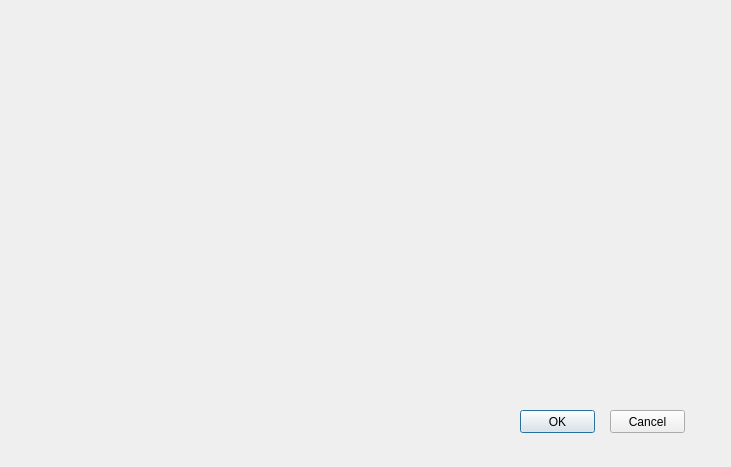
<?xml version="1.0" encoding="UTF-8"?>
<ui version="4.0">
 <class>createProjectDialog</class>
 <widget class="QDialog" name="createProjectDialog">
  <property name="geometry">
   <rect>
    <x>0</x>
    <y>0</y>
    <width>731</width>
    <height>467</height>
   </rect>
  </property>
  <property name="windowTitle">
   <string>Dialog</string>
  </property>
  <widget class="QPushButton" name="pushButtonOK">
   <property name="geometry">
    <rect>
     <x>520</x>
     <y>410</y>
     <width>75</width>
     <height>23</height>
    </rect>
   </property>
   <property name="text">
    <string>OK</string>
   </property>
  </widget>
  <widget class="QPushButton" name="pushButtonCancel">
   <property name="geometry">
    <rect>
     <x>610</x>
     <y>410</y>
     <width>75</width>
     <height>23</height>
    </rect>
   </property>
   <property name="text">
    <string>Cancel</string>
   </property>
  </widget>
 </widget>
 <resources/>
 <connections/>
</ui>
